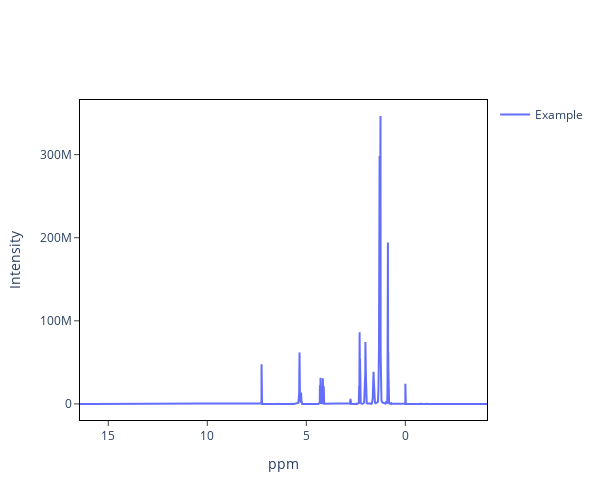

Source (notebook cell):
### Code cell
fig = spectrum(nmr)
fig.show()

### Figure 1 — Plotly figure (JSON) as saved in the notebook; plotly's stock layout.template omitted (floating-point values rounded to 4 significant figures; data arrays with more than 128 entries replaced by an {"elided": "..."} marker saying what was removed)
{"data": [{"hovertemplate": "Name: %{data.name}<br>ppm: %{x}<br>Intensity: %{y}<extra></extra>", "mode": "lines", "name": "Example", "type": "scatter", "x": {"elided": "32768 float values"}, "y": {"elided": "32768 int values"}}], "layout": {"height": 500, "plot_bgcolor": "white", "showlegend": true, "width": 600, "xaxis": {"autorange": "reversed", "linecolor": "black", "mirror": true, "nticks": 10, "showgrid": false, "showline": true, "ticks": "outside", "title": {"text": "ppm"}}, "yaxis": {"linecolor": "black", "mirror": true, "nticks": 5, "showgrid": false, "showline": true, "ticks": "outside", "title": {"text": "Intensity"}}}}
